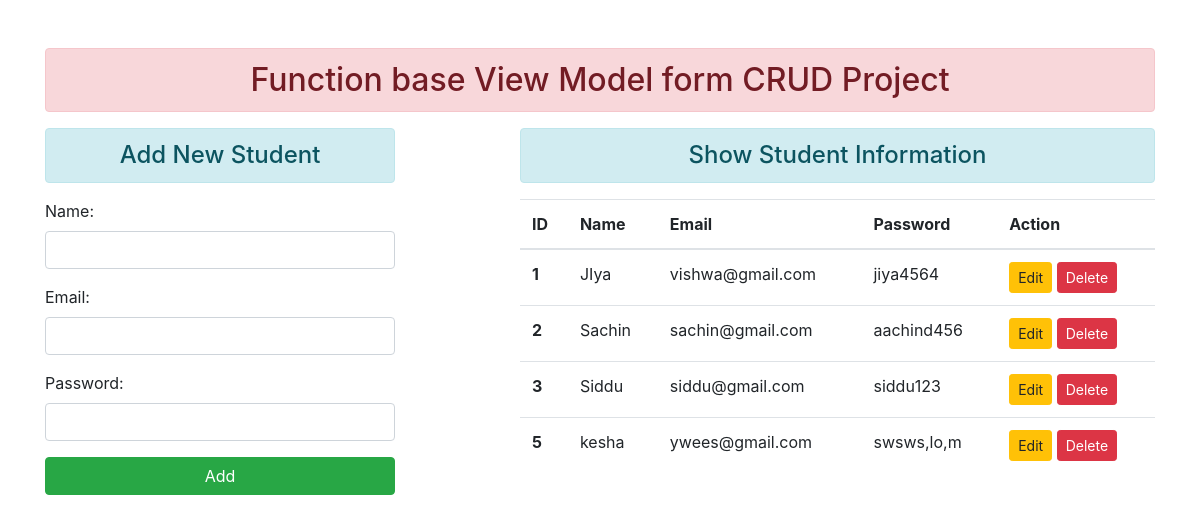
The page / on the database its author committed.
### enroll/models.py (models this page shows)
class User(models.Model):
    name = models.CharField(max_length= 40)
    email = models.EmailField(max_length= 40)
    password = models.CharField(max_length= 40)

### enroll/views.py (the view)
# urls.py: path("", views.add_show, name="addandshow"),
def add_show(request):
    if request.method == 'POST':
        fm = StudentRegistration(request.POST)
        if fm.is_valid():
            nm = fm.cleaned_data['name']
            em = fm.cleaned_data['email']
            pw = fm.cleaned_data['password']
            reg = User(name=nm, email=em, password=pw)
            reg.save()
            fm = StudentRegistration()
    else:
        fm = StudentRegistration()
    stus = User.objects.all()
    return render(request, 'enroll/addandshow.html', {"form":fm,"stus":stus})

### enroll/forms.py
class StudentRegistration(forms.ModelForm):
    class Meta:
        model = User
        fields = ["name", "email", "password"]
        widgets = {
            "name" : forms.TextInput(attrs={"class" : "form-control"}),
            "email" : forms.EmailInput(attrs={"class" : "form-control"}),
            "password" : forms.PasswordInput(render_value=True, attrs={"class" : "form-control"}),
        }

### enroll/templates/enroll/addandshow.html (shortened to what this page needs)
{% extends 'enroll/base.html' %} {% block content %}
<div class="row">
  <div class="col-sm-4">
    <h4 class="text-center alert alert-info">Add New Student</h4>
    <form action="" method="POST">
      {% csrf_token %} {{form.as_p}}
      <input type="submit" value="Add" class="btn btn-success btn-block" />
    </form>
  </div>
  <div class="col-sm-7 offset-1">
    <h4 class="text-center alert alert-info">Show Student Information</h4>
    {% if stus %}
    <table class="table table-hover">
      <thead>
        <tr>
          <th scope="col">ID</th>
          <th scope="col">Name</th>
          <th scope="col">Email</th>
          <th scope="col">Password</th>
          <th scope="col">Action</th>
        </tr>
      </thead>
      <tbody>
        {% for stu in stus %}
        <tr>
          <th scope="row">{{stu.id}}</th>
          <td>{{stu.name}}</td>
          <td>{{stu.email}}</td>
          <td>{{stu.password}}</td>
          <td>
            <a href="{% url 'updatedata' stu.id %}"class="btn btn-warning btn-sm" > Edit</a>
            <form action="{% url 'deletedata' stu.id %}" method="POST" class="d-inline">
              <input type="submit" class="btn btn-danger btn-sm" value="Delete" />
            </form>
          </td>
        </tr>
        {% endfor %}
      </tbody>
    </table>
    {% else %}
    <h3>no such data</h3>
    {% endif%}
  </div>
</div>
{% endblock content %}

### enroll/templates/enroll/base.html (shortened to what this page needs)
<!DOCTYPE html>
{% load static %}
<html lang="en">
<head>
    <link rel="stylesheet" href="{% static 'enroll/css/bootstrap.css' %}">
</head>
<body>
    <div class="container mt-5">
        <h2 class="text-center alert alert-danger">Function base View Model form CRUD Project</h2>
        {% block content  %} {% endblock content %}
    </div>
</body>
</html>

### rows shown on the page
User: id "1", name "JIya", email "vishwa@gmail.com", password "jiya4564"
User: id "2", name "Sachin", email "sachin@gmail.com", password "aachind456"
User: id "3", name "Siddu", email "siddu@gmail.com", password "siddu123"
User: id "5", name "kesha", email "ywees@gmail.com", password "swsws,lo,m"
